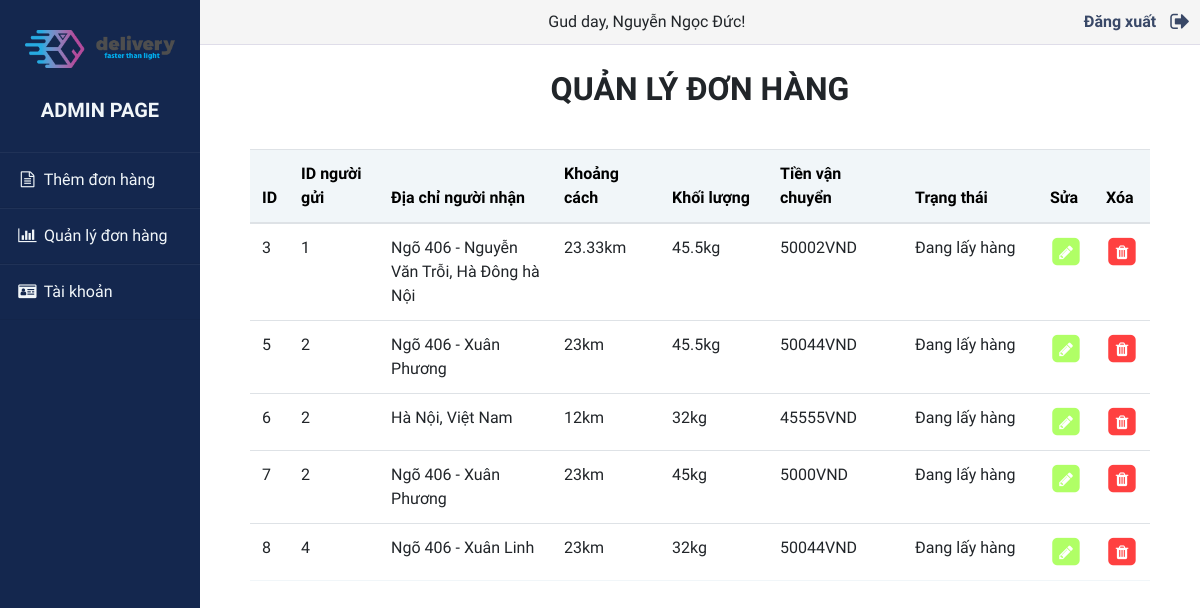
Page /admin/admin.php (signed in) on the committed database.
### tables this page shows
CREATE TABLE `order` (
  `id` int(11) NOT NULL,
  `idSender` int(11) NOT NULL,
  `receiverAddress` varchar(255) NOT NULL,
  `distance` double NOT NULL,
  `weight` double NOT NULL,
  `fee` double NOT NULL,
  `status` varchar(255) NOT NULL
);

### model/order.php (called while the page is built, shortened)
<?php
include_once 'dao.php';
class Order {
    private $db;
    function __construct()
    {
        $this->db = new DAO();
    }
    function fetchAll(){
        $sql = "SELECT * FROM `order`;";
        $result = $this->db->fetchAll($sql);
        return $result;
    }
}
?>

### model/dao.php (called while the page is built, shortened)
<?php
class DAO {
    private $conn;
    function __construct()
    {
        $this->conn = new mysqli('localhost', 'root', '', 'delivery');
    }
    function query($sql){
        return $this->conn->query($sql);
    }
    function fetchAll($sql){
        $ar = array();
        $result = $this->query($sql);
        while($row = $result->fetch_array()){
            $ar[] = $row;
        }
        return $ar;
    }
}
?>

### admin/admin.php (the view, shortened to what this page needs)
<!doctype html>
<html lang="en">
<head>
    <link rel="stylesheet" href="https://stackpath.bootstrapcdn.com/bootstrap/4.3.1/css/bootstrap.min.css"
>
    <link rel="stylesheet" href="./style/admin.css">
    <link rel="stylesheet" href="https://maxcdn.bootstrapcdn.com/font-awesome/4.7.0/css/font-awesome.min.css">
</head>
<body>
    <div class="wrapper">
        <div class="sidebar">
            <a href="./../index.php"><img src="../images/logo.png" width="150px"></a>
            <h5>Admin Page</h5>
            <ul>
                <li>
                    <a href="add.php"><i class="fa fa-file-text-o fa-fw" aria-hidden="true"></i>
                        Thêm đơn hàng
                    </a>
                </li>
                <li>
                    <a href="admin.php"><i class="fa fa-bar-chart-o fa-fw" aria-hidden="true"></i>
                        Quản lý đơn hàng
                    </a>
                </li>
                <li>
                    <a href="account.php"><i class="fa fa-id-card fa-fw" aria-hidden="true"></i>
                        Tài khoản
                    </a>
                </li>
            </ul>
        </div>
        <div class="main-content">
            <div class="header-bar">
                <div class="user-account">
                    Gud day, <?php echo $_SESSION['name']; ?>!
                </div>
                <div class="btn-exit">
                    <a href="./php/handler-logout.php"><strong>Đăng xuất</strong>
                        <i class="fa fa-sign-out fa-lg" aria-hidden="true" style="margin-left: 10px;"></i>
                    </a>
                </div>
            </div>
            <div class="title">
                <p>
                    Quản lý đơn hàng
                </p>
            </div>
            <div class="content">
                <div class="table-content">
                    <table class="table">
                        <thead>
                            <tr>
                                <th class="id">ID</th>
                                <th class="id-sender">ID người gửi</th>
                                <th class="address">Địa chỉ người nhận</th>
                                <th class="distance">Khoảng cách</th>
                                <th class="weight">Khối lượng</th>
                                <th class="fee">Tiền vận chuyển</th>
                                <th class="status">Trạng thái</th>
                                <th class="edit">Sửa</th>
                                <th class="delete">Xóa</th>
                            </tr>
                        </thead>
                        <tbody>
                            <?php
                            include_once $_SERVER['DOCUMENT_ROOT'].'/delivery/model/order.php';
                            $order = new Order();
                            $orderArray = $order->fetchAll();
                            foreach($orderArray as $row){
                                echo '<tr>';
                                echo '<td>'.$row['id'].'</td>';
                                echo '<td>'.$row['idSender'].'</td>';
                                echo '<td>'.$row['receiverAddress'].'</td>';
                                echo '<td>'.$row['distance']. 'km</td>';
                                echo '<td>'.$row['weight']. 'kg</td>';
                                echo '<td>'.$row['fee']. 'VND</td>';
                                echo '<td>'.$row['status'].'</td>';
                                echo '<td><a class="btn-edit" href="edit.php?id='.$row['id'].'">';
                                    echo '<span class="fa-stack fa-1x">
                                            <i class="fa fa-square fa-stack-2x"></i>
                                            <i class="fa fa-pencil fa-stack-1x" style="color: white;"></i></span></a></td>';
                                echo '<td><a class="btn-delete" href="delete.php?id='.$row['id'].'">';
                                    echo '<span class="fa-stack fa-1x">
                                            <i class="fa fa-square fa-stack-2x"></i>
                                            <i class="fa fa-trash fa-stack-1x" style="color: white;"></i>
                                        </span>
                                    </a>
                                </td>';
                                echo '</tr>';
                            }
                            ?>
                        </tbody>
                    </table>
                </div>
            </div>
        </div>
    </div>
</body>
</html>

### admin/style/admin.css (style rules this page uses)
body { font-family: 'Varela Round', sans-serif !important; }
.wrapper { display: flex; position: relative; }
.wrapper .sidebar { position: fixed; width: 200px; height: 100%; background-color: #14274e; padding: 30px 0px; }
.wrapper .sidebar img { margin-bottom: 30px; margin-left: 25px; margin-right: 25px; }
.wrapper .sidebar h5 { color: #f1f6f9; text-transform: uppercase; text-align: center; margin-bottom: 30px; font-weight: bolder; }
.wrapper .sidebar ul { list-style-type: none; padding: 0; }
.wrapper .sidebar ul li { padding: 15px; border-bottom: 1px solid #bdb8d7; border-bottom: 1px solid rgba(0, 0, 0, 0.05); border-top: 1px solid rgba(255, 255, 255, 0.05); }
.wrapper .sidebar ul li a { color: #f1f6f9; display: block; }
.wrapper .sidebar ul li a .fa { width: 25px; }
.wrapper .main-content { width: 100%; margin-left: 200px; }
.wrapper .main-content .header-bar { width: 100%; padding: 10px; background-color: whitesmoke; padding: auto 20px auto 20px; display: flex; border-bottom: 1px solid #dfdde9; }
.wrapper .main-content .header-bar .user-account { margin-left: auto; margin-right: auto; }
.wrapper .main-content .header-bar .btn-exit a { margin-left: auto; margin-right: 0; color: #394867; }
.wrapper .main-content .title { width: 100%; padding: 20px 0; }
.wrapper .main-content .title p { text-align: center; font-size: 32px; font-weight: 800; text-transform: uppercase; }
.wrapper .main-content .content { width: 100%; display: block; }
.wrapper .main-content .content .table-content table { margin: auto; width: 90%; }
.wrapper .main-content .content .table-content table thead { background-color: #f1f6f9; color: black; border-color: none; }
.wrapper .main-content .content .table-content table tr { border-bottom: 1px solid #f1f6f9; }
.wrapper .main-content .content .table-content table .btn-edit { color: rgb(176, 255, 102) }
.wrapper .main-content .content .table-content table .btn-delete { color: rgb(255, 64, 64); }
.wrapper .main-content .content .table-content table .id, .wrapper .main-content .content .table-content table .delete, .wrapper .main-content .content .table-content table .edit { width: 2%; }
.wrapper .main-content .content .table-content table .distance, .wrapper .main-content .content .table-content table .weight { width: 12%; }
.wrapper .main-content .content .table-content table .id-sender { width: 10%; }
.wrapper .main-content .content .table-content table .fee, .wrapper .main-content .content .table-content table .status { width: 15%; }

### rows in the picture
order: id "3", idSender "1", receiverAddress "Ngõ 406 - Nguyễn Văn Trỗi, Hà Đông hà Nội", distance "23.33", weight "45.5", fee "50002", status "Đang lấy hàng"
order: id "5", idSender "2", receiverAddress "Ngõ 406 - Xuân Phương", distance "23", weight "45.5", fee "50044", status "Đang lấy hàng"
order: id "6", idSender "2", receiverAddress "Hà Nội, Việt Nam", distance "12", weight "32", fee "45555", status "Đang lấy hàng"
order: id "7", idSender "2", receiverAddress "Ngõ 406 - Xuân Phương", distance "23", weight "45", fee "5000", status "Đang lấy hàng"
order: id "8", idSender "4", receiverAddress "Ngõ 406 - Xuân Linh", distance "23", weight "32", fee "50044", status "Đang lấy hàng"

### other values in the picture
$_SESSION['name'] "Nguyễn Ngọc Đức"
